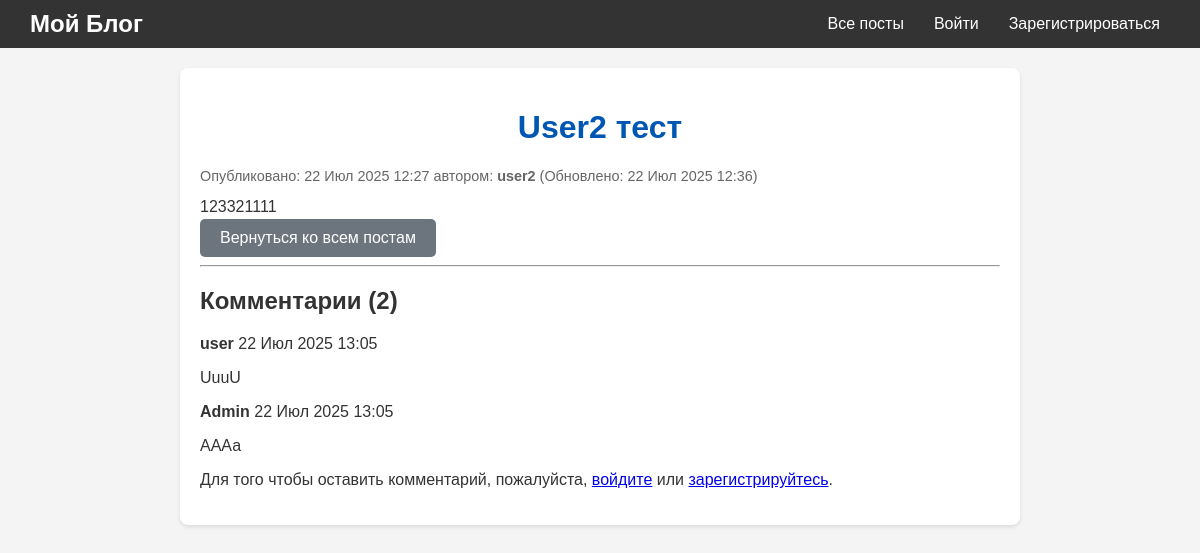
Page /4/ on the committed database.
### posts/models.py (models this page shows, shortened)
class Post(models.Model):
    title = models.CharField(max_length=200, verbose_name="Заголовок")
    content = models.TextField(verbose_name="Содержимое")
    author = models.ForeignKey(User, on_delete=models.CASCADE, verbose_name="Автор")
    created_at = models.DateTimeField(auto_now_add=True, verbose_name="Дата создания")
    updated_at = models.DateTimeField(auto_now=True, verbose_name="Дата обновления")
    STATUS_CHOICES = [
        ('public', 'Публичный'),
        ('hidden_request', 'Скрытый (по запросу)'),
    ]
    status = models.CharField(max_length=20, choices=STATUS_CHOICES, default='public', verbose_name="Статус")
    tags = models.ManyToManyField(Tag, blank=True, verbose_name="Теги")
    class Meta:
        verbose_name = "Пост"
        verbose_name_plural = "Посты"
        ordering = ['-created_at']

class Comment(models.Model):
    post = models.ForeignKey(Post, on_delete=models.CASCADE, related_name='comments', verbose_name="Пост")
    author = models.ForeignKey(User, on_delete=models.CASCADE, verbose_name="Автор")
    content = models.TextField(verbose_name="Содержимое комментария")
    created_at = models.DateTimeField(auto_now_add=True, verbose_name="Дата создания")
    class Meta:
        verbose_name = "Комментарий"
        verbose_name_plural = "Комментарии"
        ordering = ['created_at']

### posts/views.py (the view, shortened to what this page needs)
# urls.py: path('<int:pk>/', views.post_detail, name='post_detail'),
def post_detail(request, pk):
    post = get_object_or_404(Post, pk=pk)
    comments = post.comments.all()
    is_following = False
    if request.user.is_authenticated and request.user != post.author:
        is_following = Follow.objects.filter(follower=request.user, following=post.author).exists()
    can_view_hidden_post = False
    access_request_status = None
    if request.method == 'POST':
        if not request.user.is_authenticated:
            messages.error(request, "Для комментирования необходимо войти.")
            return redirect('login')
        comment_form = CommentForm(request.POST)
        if comment_form.is_valid():
            new_comment = comment_form.save(commit=False)
            new_comment.post = post
            new_comment.author = request.user
            new_comment.save()
            messages.success(request, "Ваш комментарий добавлен!")
            return redirect('posts:post_detail', pk=post.pk)
        else:
            messages.error(request, "Ошибка при добавлении комментария. Пожалуйста, исправьте ошибки.")
    else:
        comment_form = CommentForm()
    context = {
        'post': post,
        'is_following': is_following,
        'comments': comments,
        'comment_form': comment_form,
    }
    return render(request, 'posts/post_detail.html', context)

### posts/templates/posts/post_detail.html (shortened to what this page needs)
{% extends 'base.html' %}
{% block content %}
    <div class="post-header">
        <h1>{{ post.title }}</h1>
        <p class="post-meta">
            Опубликовано: {{ post.created_at|date:"d M Y H:i" }} автором:
            <strong>{{ post.author.username }}</strong>
            {% if post.updated_at != post.created_at %}
                (Обновлено: {{ post.updated_at|date:"d M Y H:i" }})
            {% endif %}
        </p>
    </div>
    <div class="post-content">
        {{ post.content|linebreaksbr }}
    </div>
    <div class="back-link">
        <a href="{% url 'posts:post_list' %}" class="btn btn-secondary">Вернуться ко всем постам</a>
    </div>
    <hr>
    <h2>Комментарии ({{ comments.count }})</h2>
    <div class="comments-section">
        {% if comments %}
            {% for comment in comments %}
                <div class="comment">
                    <p class="comment-meta">
                        <strong>{{ comment.author.username }}</strong>
                        <span class="comment-date">{{ comment.created_at|date:"d M Y H:i" }}</span>
                    </p>
                    <p class="comment-content">{{ comment.content|linebreaksbr }}</p>
                </div>
            {% endfor %}
        {% else %}
            <p>Пока нет комментариев. Будьте первым!</p>
        {% endif %}
    </div>
    {% if user.is_authenticated %}
        <div class="comment-form-section">
            <h3>Оставить комментарий</h3>
            <form method="post">
                {% csrf_token %}
                {{ comment_form.as_p }}
                <button type="submit" class="btn btn-primary">Отправить комментарий</button>
            </form>
        </div>
    {% else %}
        <p>Для того чтобы оставить комментарий, пожалуйста, <a href="{% url 'login' %}">войдите</a> или <a href="{% url 'register' %}">зарегистрируйтесь</a>.</p>
    {% endif %}
{% endblock %}

### templates/base.html (style rules this page uses)
body { font-family: Arial, sans-serif; margin: 0; background-color: #f4f4f4; color: #333; }
h1 { color: #0056b3; text-align: center; }
.post-meta { font-size: 0.9em; color: #666; margin-bottom: 10px; }
.post-content { line-height: 1.6; }
.btn { display: inline-block; padding: 10px 20px; background-color: #007bff; color: white; text-decoration: none; border-radius: 5px; margin-right: 10px; border: none; cursor: pointer; }
.btn-secondary { background-color: #6c757d; }

### rows in the picture
Post: title "User2 тест", created_at "22 Июл 2025 12:27", author.username "user2", updated_at "22 Июл 2025 12:36", content "123321111", count "2"
Comment: author.username "user", created_at "22 Июл 2025 13:05", content "UuuU"
Comment: author.username "Admin", created_at "22 Июл 2025 13:05", content "АААа"
